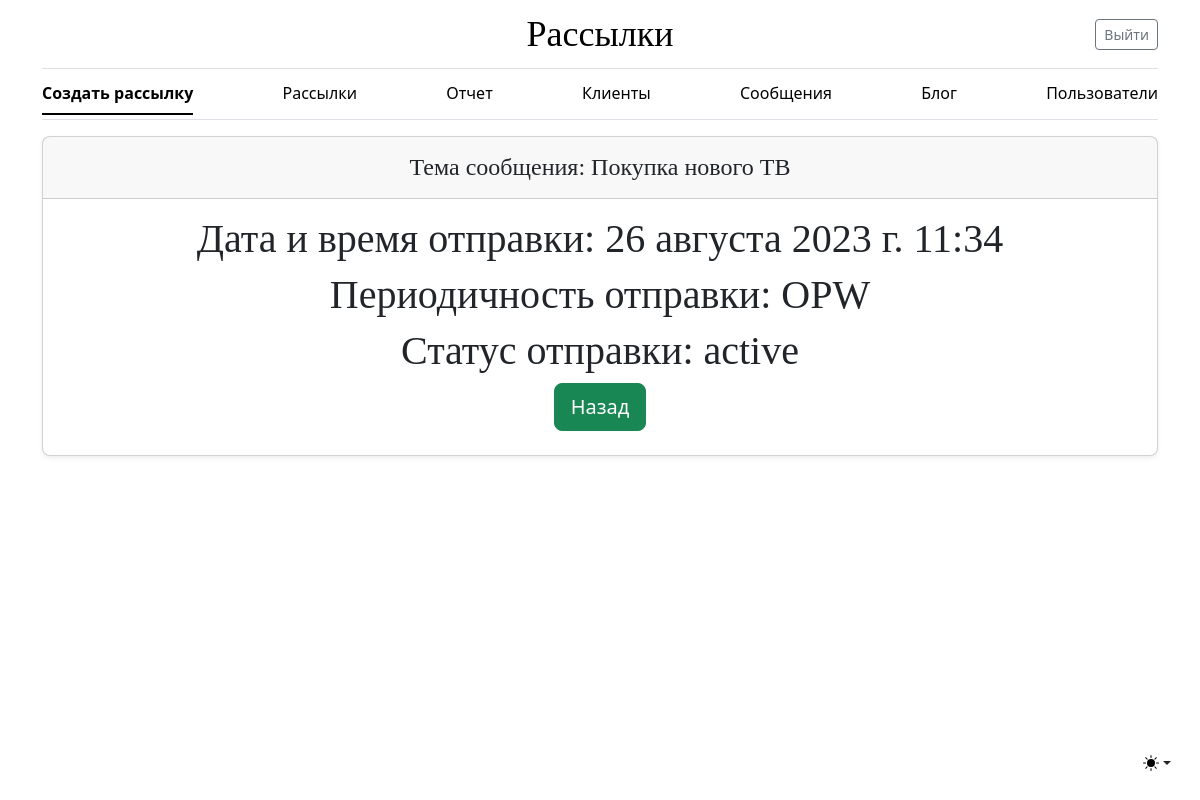
Screenshot of /setting/1 (signed in) with the database file from the repository.
### mailing/models.py (models this page shows)
class Setting(models.Model):
    FREQUENCY = [
        (None, 'Не указано'),
        ('OPD', 'Раз в день'),
        ('OPW', 'Раз в неделю'),
        ('OPM', 'Раз в месяц')
    ]
    STATUS = [
        (None, 'Не указано'),
        ('created', 'Создана'),
        ('active', 'Запущена'),
        ('closed', 'Завершена')
    ]
    client = models.ManyToManyField('Client', verbose_name="Клиент")
    message = models.ForeignKey('Message', on_delete=models.CASCADE, verbose_name='Сообщение')
    mailing_time = models.DateTimeField(default=timezone.now, verbose_name='Время отправки')
    frequency_mailing = models.CharField(max_length=3, choices=FREQUENCY,
                                         verbose_name='Переодичность отправки')
    mailing_status = models.CharField(max_length=7, choices=STATUS,
                                      verbose_name='Статус отправки')
    owner = models.ForeignKey(settings.AUTH_USER_MODEL, on_delete=models.SET_NULL, **NULLABLE,
                              verbose_name='Владелец')
    next_run = models.DateTimeField(default=timezone.now,
                                    verbose_name='Время следующей отправки')
    class Meta:
        verbose_name = 'Настройки публикации'
        verbose_name_plural = 'Настройки публикаций'
        ordering = ('pk',)
        permissions = [
            (
                'block_status', 'Block or unblock status'
            )
        ]

class Message(models.Model):
    subject_message = models.CharField(max_length=255, **NULLABLE,
                                       verbose_name='Тема сообщения')
    message = models.TextField(**NULLABLE, verbose_name='Сообщение')
    owner = models.ForeignKey(settings.AUTH_USER_MODEL, on_delete=models.SET_NULL, **NULLABLE,
                              verbose_name='Владелец')
    def __str__(self):
        return f'{self.subject_message}'
    class Meta:
        verbose_name = 'Сообщение'
        verbose_name_plural = 'Сообщения'

### mailing/views.py (the view)
# urls.py: path('setting/<int:pk>', SettingDetailView.as_view(), name='setting_detail'),
class SettingDetailView(LoginRequiredMixin, DetailView):
    model = Setting
    template_name = 'mailing/setting_detail.html'

### mailing/templates/mailing/setting_detail.html (shortened to what this page needs)
{% extends 'mailing/base.html' %}
{% block content %}
<div class="container">
  <div class="row justify-content-md-center">
    <div class="col-12 text-center ">
        <div class="card mb-8 rounded-3 shadow-sm">
          <div class="card-header py-3 text-center">
            <h4 class="my-0 fw-normal"> Тема сообщения: {{ object.message }}</h4>
          </div>
          <div class="card-body text-center">
            <h1 class="card-title pricing-card-title">Дата и время отправки: {{object.mailing_time}}</h1>
            <h1 class="card-title pricing-card-title">Периодичность отправки: {{object.frequency_mailing}}</h1>
            <h1 class="card-title pricing-card-title">Статус отправки: {{object.mailing_status}}</h1>
              <a class="btn btn-success btn-lg" href="{% url 'mailing:setting_list' %}" role="button">Назад</a>
          </div>
        </div>
    </div>
  </div>
</div>
{% endblock %}

### static/css/blog.css (style rules this page uses)
h1, h2, h3, h4, h5, h6 { font-family: "Playfair Display", Georgia, "Times New Roman", serif; }

### rows the page displays
Setting: message "Покупка нового ТВ", mailing_time "26 августа 2023 г. 11:34", frequency_mailing "OPW", mailing_status "active"
